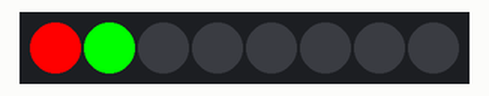
Bench run of a sketch on a simulated Arduino Uno, built with avr-gcc and run on an emulated ATmega328P. Shown: 8 RGB LEDs in strip order, left to right.

Above: at 0.15 s.
At 1.05 s:
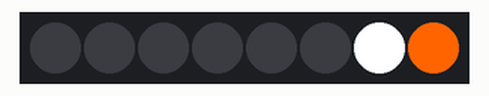
Timing chart, 0 to 40.0 s (numbered marks = the images above):
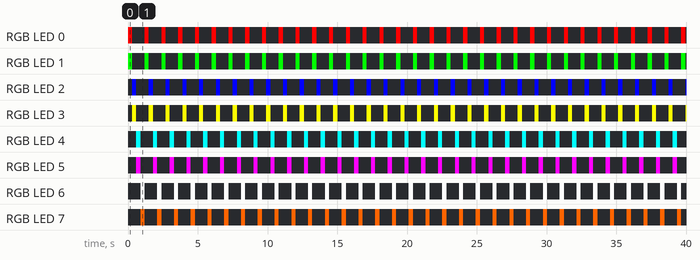

Measured:
- by itself, RGB LED 0: alternates RGB(255, 0, 0) for 0.30 s and off for 0.90 s
- by itself, RGB LED 1: alternates RGB(0, 255, 0) for 0.30 s and off for 0.90 s
- by itself, RGB LED 2: alternates RGB(0, 0, 255) for 0.30 s and off for 0.90 s
- by itself, RGB LED 3: alternates RGB(255, 255, 0) for 0.30 s and off for 0.90 s
- by itself, RGB LED 4: alternates RGB(0, 255, 255) for 0.30 s and off for 0.90 s
- by itself, RGB LED 5: alternates RGB(255, 0, 255) for 0.30 s and off for 0.90 s
- by itself, RGB LED 6: alternates RGB(255, 255, 255) for 0.30 s and off for 0.90 s
- by itself, RGB LED 7: alternates RGB(255, 100, 0) for 0.30 s and off for 0.90 s

The sketch:

Practical_04.ino
```cpp
#include <Adafruit_NeoPixel.h>

#define LED_PIN 11
#define NUM_LEDS 8

Adafruit_NeoPixel strip(NUM_LEDS, LED_PIN, NEO_GRB + NEO_KHZ800);

void setup()
{
  strip.begin();
  strip.show();
}

void loop()
{
  // Pattern 1
  strip.clear();
  strip.setPixelColor(0, strip.Color(255, 0, 0));
  strip.setPixelColor(1, strip.Color(0, 255, 0));
  strip.show();
  delay(300);

  // Pattern 2
  strip.clear();
  strip.setPixelColor(2, strip.Color(0, 0, 255));
  strip.setPixelColor(3, strip.Color(255, 255, 0));
  strip.show();
  delay(300);

  // Pattern 3
  strip.clear();
  strip.setPixelColor(4, strip.Color(0, 255, 255));
  strip.setPixelColor(5, strip.Color(255, 0, 255));
  strip.show();
  delay(300);

  // Pattern 4
  strip.clear();
  strip.setPixelColor(6, strip.Color(255, 255, 255));
  strip.setPixelColor(7, strip.Color(255, 100, 0));
  strip.show();
  delay(300);
}
```
